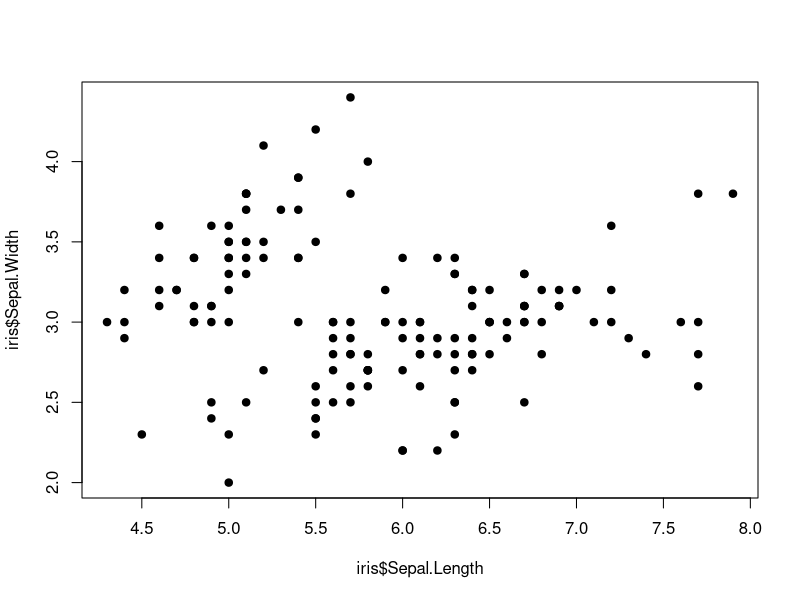

The R script that drew this image: (Note: this script raises an error after producing the figure.)
## idendro + scatter plot integration demo.
##

data(iris)

# perform hierarchical clustering analysis
hc <- hclust(dist(iris[, 1:4]))

# produce a scatter plot
plot(iris$Sepal.Length, iris$Sepal.Width, ty='p', pch=19)


colorizeCallback <- function(clr) {
    # color the scatter plot according to the current clusters
    clusterColors <- c('black','red', 'green', 'blue', 'yellow', 'magenta',
        'cyan', 'darkred', 'darkgreen', 'purple', 'darkcyan')
    plot(iris$Sepal.Length, iris$Sepal.Width,
        col = clusterColors[clr + 1], ty = 'p', pch = 19)
}

# visualize clusters and heat map
idendro(hc, iris, colorizeCallback = colorizeCallback)
